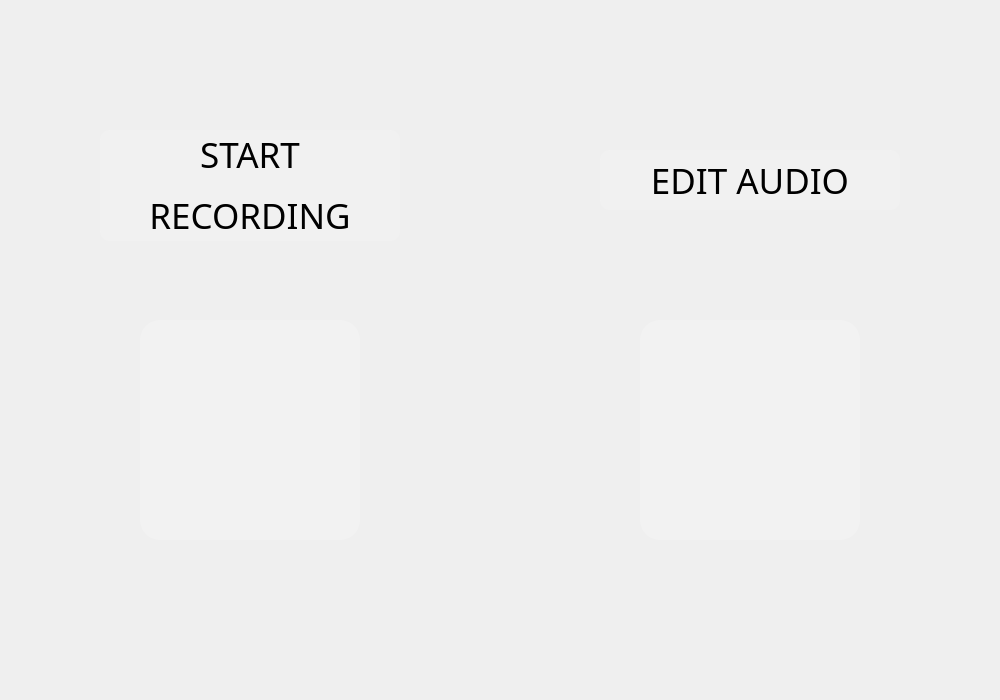
<?xml version="1.0" encoding="UTF-8"?>
<ui version="4.0">
 <class>MainWindow</class>
 <widget class="QMainWindow" name="MainWindow">
  <property name="geometry">
   <rect>
    <x>0</x>
    <y>0</y>
    <width>1000</width>
    <height>700</height>
   </rect>
  </property>
  <property name="sizePolicy">
   <sizepolicy hsizetype="Maximum" vsizetype="Maximum">
    <horstretch>0</horstretch>
    <verstretch>0</verstretch>
   </sizepolicy>
  </property>
  <property name="font">
   <font>
    <family>Arial</family>
   </font>
  </property>
  <property name="windowTitle">
   <string>MainWindow</string>
  </property>
  <widget class="QWidget" name="centralwidget">
   <widget class="QLabel" name="recordingLabel">
    <property name="geometry">
     <rect>
      <x>100</x>
      <y>130</y>
      <width>300</width>
      <height>111</height>
     </rect>
    </property>
    <property name="font">
     <font>
      <family>Rockwell</family>
      <pointsize>26</pointsize>
      <weight>50</weight>
      <bold>false</bold>
     </font>
    </property>
    <property name="styleSheet">
     <string notr="true">background-color: rgba(242,242,242, 0.7);
border-radius: 10px</string>
    </property>
    <property name="text">
     <string>&lt;html&gt;&lt;head/&gt;&lt;body&gt;&lt;p&gt;START&lt;/p&gt;&lt;p&gt;RECORDING&lt;/p&gt;&lt;/body&gt;&lt;/html&gt;</string>
    </property>
    <property name="alignment">
     <set>Qt::AlignCenter</set>
    </property>
   </widget>
   <widget class="QLabel" name="editLabel">
    <property name="geometry">
     <rect>
      <x>600</x>
      <y>150</y>
      <width>300</width>
      <height>60</height>
     </rect>
    </property>
    <property name="font">
     <font>
      <family>Rockwell</family>
      <pointsize>26</pointsize>
      <weight>50</weight>
      <bold>false</bold>
     </font>
    </property>
    <property name="styleSheet">
     <string notr="true">background-color: rgba(242,242,242, 0.7);
border-radius: 10px</string>
    </property>
    <property name="text">
     <string>EDIT AUDIO</string>
    </property>
    <property name="alignment">
     <set>Qt::AlignCenter</set>
    </property>
   </widget>
   <widget class="QPushButton" name="recordingButton">
    <property name="geometry">
     <rect>
      <x>140</x>
      <y>320</y>
      <width>220</width>
      <height>220</height>
     </rect>
    </property>
    <property name="styleSheet">
     <string notr="true">background-color: #f2f2f2;
border-radius: 20px</string>
    </property>
    <property name="text">
     <string/>
    </property>
    <property name="icon">
     <iconset>
      <normalon>imgs/microphone_normal.png</normalon>
      <activeon>imgs/microphone_click.png</activeon>
      <selectedon>imgs/microphone_click.png</selectedon>
     </iconset>
    </property>
    <property name="iconSize">
     <size>
      <width>200</width>
      <height>200</height>
     </size>
    </property>
   </widget>
   <widget class="QPushButton" name="editButton">
    <property name="geometry">
     <rect>
      <x>640</x>
      <y>320</y>
      <width>220</width>
      <height>220</height>
     </rect>
    </property>
    <property name="styleSheet">
     <string notr="true">background-color: #f2f2f2;
border-radius: 20px</string>
    </property>
    <property name="text">
     <string/>
    </property>
    <property name="icon">
     <iconset>
      <normalon>imgs/sound_normal.png</normalon>
      <activeon>imgs/sound_click.png</activeon>
      <selectedon>imgs/sound_click.png</selectedon>
     </iconset>
    </property>
    <property name="iconSize">
     <size>
      <width>200</width>
      <height>200</height>
     </size>
    </property>
    <property name="autoDefault">
     <bool>false</bool>
    </property>
   </widget>
   <widget class="QLabel" name="bgLabel">
    <property name="geometry">
     <rect>
      <x>0</x>
      <y>0</y>
      <width>1000</width>
      <height>700</height>
     </rect>
    </property>
    <property name="text">
     <string/>
    </property>
    <property name="pixmap">
     <pixmap>imgs/bg.jpg</pixmap>
    </property>
    <property name="scaledContents">
     <bool>false</bool>
    </property>
    <property name="alignment">
     <set>Qt::AlignCenter</set>
    </property>
   </widget>
   <zorder>bgLabel</zorder>
   <zorder>recordingLabel</zorder>
   <zorder>editLabel</zorder>
   <zorder>recordingButton</zorder>
   <zorder>editButton</zorder>
  </widget>
 </widget>
 <resources/>
 <connections/>
</ui>
